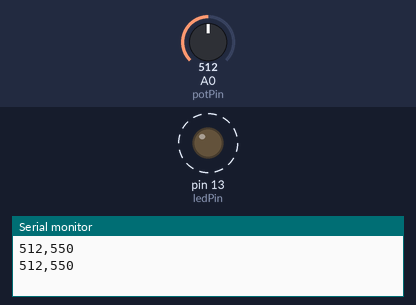
The sketch below on a simulated Arduino Uno, built with avr-gcc and run on an emulated ATmega328P. Shown: output pins drawn as LEDs (lit = HIGH), the last lines printed to the serial monitor. Dashed ring = blinking. Inputs (shaded band) come from the test bench; at power-on: A0 (potPin) = 512.

Above: at 1.9 s.
2.0 s: A0 (potPin) set to 122
At 2.71 s:
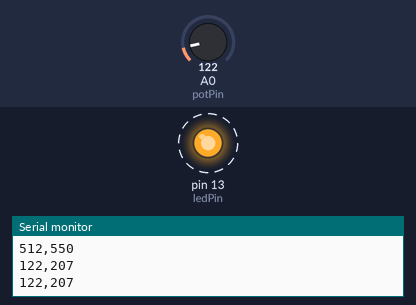
5.5 s: A0 (potPin) set to 0
At 5.76 s:
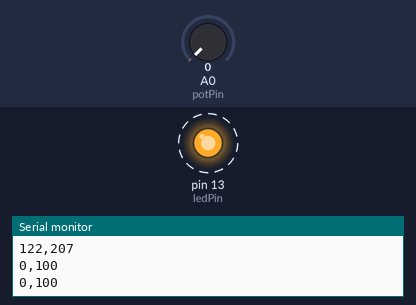
Timing chart, 0 to 15.0 s (numbered marks = the images above; inputs shaded):
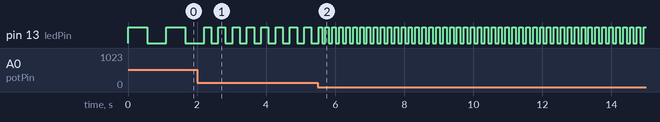

The sketch:

led_blink.ino
```cpp
/*
Author: Shobhit Singh
Date: 30-06-2026
Description: LED blink with potentiometer-controlled speed.
*/
int potPin = A0;
int ledPin = 13;

void setup() {
  pinMode(ledPin, OUTPUT);
  Serial.begin(9600);
}

void loop() {
  int value = analogRead(potPin);
  int delayTime = map(value, 0, 1023, 100, 1000);

  // CSV logging
  Serial.print(value);
  Serial.print(",");
  Serial.println(delayTime);

  digitalWrite(ledPin, HIGH);
  delay(delayTime);
  digitalWrite(ledPin, LOW);
  delay(delayTime);
}
```

Measured:
- after the input at 2.0 s, pin 13 (ledPin): alternates HIGH for 0.21 s and LOW for 0.21 s, starting after 0.41 s
- after the input at 5.5 s, pin 13 (ledPin): alternates HIGH for 0.10 s and LOW for 0.10 s, starting after 0.12 s
- by itself, pin 13 (ledPin): alternates HIGH for 0.55 s and LOW for 0.55 s
